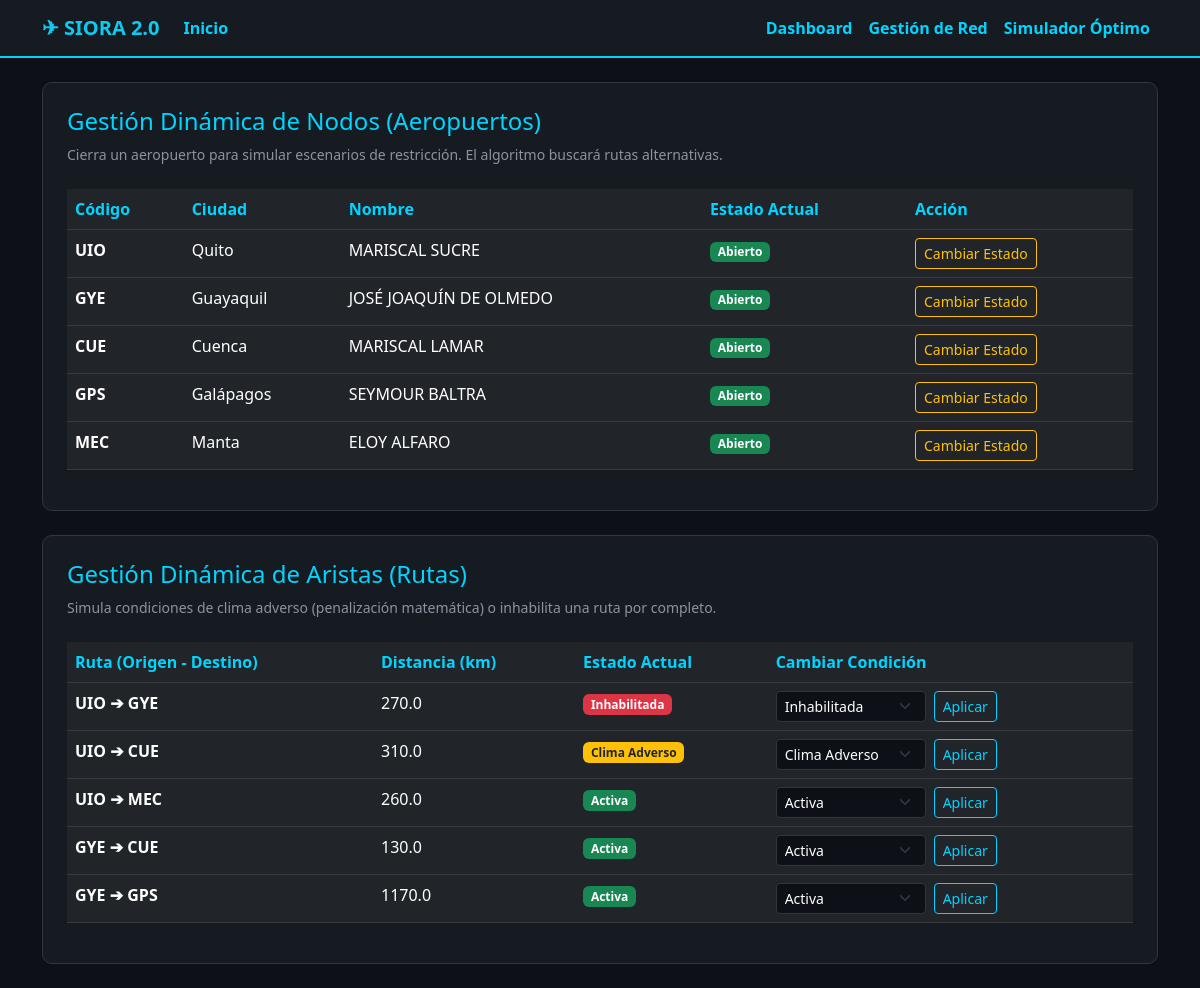
Screenshot of /aeropuertos with the database file from the repository.
### models.py (models this page shows)
class Aeropuerto(db.Model):
    id = db.Column(db.Integer, primary_key=True)
    codigo = db.Column(db.String(10), unique=True, nullable=False)
    nombre = db.Column(db.String(100), nullable=False)
    ciudad = db.Column(db.String(100), nullable=False)
    latitud = db.Column(db.Float, nullable=False)
    longitud = db.Column(db.Float, nullable=False)
    estado = db.Column(db.String(20), default="Abierto")

class Ruta(db.Model):
    id = db.Column(db.Integer, primary_key=True)
    origen_id = db.Column(db.Integer, db.ForeignKey('aeropuerto.id'), nullable=False)
    destino_id = db.Column(db.Integer, db.ForeignKey('aeropuerto.id'), nullable=False)
    distancia = db.Column(db.Float, nullable=False)
    tiempo = db.Column(db.Float, nullable=False)
    costo = db.Column(db.Float, nullable=False)
    consumo = db.Column(db.Float, nullable=False)
    estado = db.Column(db.String(30), default="Activa")
    origen = db.relationship("Aeropuerto", foreign_keys=[origen_id])
    destino = db.relationship("Aeropuerto", foreign_keys=[destino_id])

### app.py (the view, shortened to what this page needs)
@app.route("/aeropuertos", methods=["GET", "POST"])
def aeropuertos():
    lista_aero = Aeropuerto.query.all()
    lista_rutas = Ruta.query.all()
    rutas_unicas = [r for r in lista_rutas if r.origen_id < r.destino_id]
    return render_template("aeropuertos.html", aeropuertos=lista_aero, rutas=rutas_unicas)

### templates/aeropuertos.html
{% extends 'base.html' %}
{% block content %}
<div class="row mb-4">
    <div class="col-12">
        <div class="card p-4">
            <h4 style="color:#00d4ff;">Gestión Dinámica de Nodos (Aeropuertos)</h4>
            <p class="text-secondary small">Cierra un aeropuerto para simular escenarios de restricción. El algoritmo buscará rutas alternativas.</p>
            <table class="table table-dark table-hover mt-2">
                <thead>
                    <tr>
                        <th>Código</th>
                        <th>Ciudad</th>
                        <th>Nombre</th>
                        <th>Estado Actual</th>
                        <th>Acción</th>
                    </tr>
                </thead>
                <tbody>
                    {% for a in aeropuertos %}
                    <tr>
                        <td><strong>{{ a.codigo }}</strong></td>
                        <td>{{ a.ciudad }}</td>
                        <td>{{ a.nombre }}</td>
                        <td>
                            {% if a.estado == 'Abierto' %}
                                <span class="badge bg-success">Abierto</span>
                            {% else %}
                                <span class="badge bg-danger">Cerrado</span>
                            {% endif %}
                        </td>
                        <td>
                            <a href="/toggle_aeropuerto/{{ a.id }}" class="btn btn-sm btn-outline-warning">Cambiar Estado</a>
                        </td>
                    </tr>
                    {% endfor %}
                </tbody>
            </table>
        </div>
    </div>
</div>
<div class="row mb-4">
    <div class="col-12">
        <div class="card p-4">
            <h4 style="color:#00d4ff;">Gestión Dinámica de Aristas (Rutas)</h4>
            <p class="text-secondary small">Simula condiciones de clima adverso (penalización matemática) o inhabilita una ruta por completo.</p>
            <table class="table table-dark table-hover mt-2">
                <thead>
                    <tr>
                        <th>Ruta (Origen - Destino)</th>
                        <th>Distancia (km)</th>
                        <th>Estado Actual</th>
                        <th>Cambiar Condición</th>
                    </tr>
                </thead>
                <tbody>
                    {% for r in rutas %}
                    <tr>
                        <td><strong>{{ r.origen.codigo }} ➔ {{ r.destino.codigo }}</strong></td>
                        <td>{{ r.distancia }}</td>
                        <td>
                            {% if r.estado == 'Activa' %} <span class="badge bg-success">Activa</span>
                            {% elif r.estado == 'Clima Adverso' %} <span class="badge bg-warning text-dark">Clima Adverso</span>
                            {% else %} <span class="badge bg-danger">Inhabilitada</span>
                            {% endif %}
                        </td>
                        <td>
                            <form action="/estado_ruta/{{ r.id }}" method="POST" class="d-flex gap-2">
                                <select name="estado" class="form-select form-select-sm" style="width: 150px;">
                                    <option value="Activa" {% if r.estado == 'Activa' %}selected{% endif %}>Activa</option>
                                    <option value="Clima Adverso" {% if r.estado == 'Clima Adverso' %}selected{% endif %}>Clima Adverso</option>
                                    <option value="Inhabilitada" {% if r.estado == 'Inhabilitada' %}selected{% endif %}>Inhabilitada</option>
                                </select>
                                <button type="submit" class="btn btn-sm btn-neon">Aplicar</button>
                            </form>
                        </td>
                    </tr>
                    {% endfor %}
                </tbody>
            </table>
        </div>
    </div>
</div>
{% endblock %}

### templates/base.html (shortened to what this page needs)
<!DOCTYPE html>
<html lang="es">
<head>
    <link href="https://cdn.jsdelivr.net/npm/bootstrap@5.3.0/dist/css/bootstrap.min.css" rel="stylesheet">
    <link rel="stylesheet" href="https://unpkg.com/leaflet@1.9.4/dist/leaflet.css" />
</head>
<body>
    <nav class="navbar navbar-expand-lg navbar-custom mb-4">
        <div class="container">
            <a class="navbar-brand text-info fw-bold" href="/">✈ SIORA 2.0</a>
            <div class="collapse navbar-collapse" id="navbarNav">
                <ul class="navbar-nav me-auto">
                    <li class="nav-item"><a class="nav-link" href="/">Inicio</a></li>
                </ul>
                <ul class="navbar-nav ms-auto">
                    <li class="nav-item"><a class="nav-link" href="/dashboard">Dashboard</a></li>
                    <li class="nav-item"><a class="nav-link" href="/aeropuertos">Gestión de Red</a></li>
                    <li class="nav-item"><a class="nav-link" href="/rutas">Simulador Óptimo</a></li>
                </ul>
            </div>
        </div>
    </nav>
    <div class="container">
        {% block content %}{% endblock %}
    </div>
</body>
</html>

### templates/base.html (style rules this page uses)
body { background-color: #0d1117; color: #e6edf3; font-family: 'Segoe UI', Tahoma, Geneva, Verdana, sans-serif; }
.navbar-custom { background-color: #161b22; border-bottom: 2px solid #00d4ff; }
.nav-link { color: #00d4ff !important; font-weight: bold; }
.card { background-color: #161b22; border: 1px solid #30363d; border-radius: 10px; }
.form-control, .form-select { background-color: #0d1117; color: #ffffff !important; border: 1px solid #30363d; }
.btn-neon { background-color: transparent; color: #00d4ff; border: 1px solid #00d4ff; transition: all 0.3s; }
table { color: #e6edf3 !important; }
thead th { color: #00d4ff !important; }
.text-secondary { color: #8b949e !important; }

### rows the page displays
Aeropuerto: codigo "UIO", ciudad "Quito", nombre "MARISCAL SUCRE", estado "Abierto"
Aeropuerto: codigo "GYE", ciudad "Guayaquil", nombre "JOSÉ JOAQUÍN DE OLMEDO", estado "Abierto"
Aeropuerto: codigo "CUE", ciudad "Cuenca", nombre "MARISCAL LAMAR", estado "Abierto"
Aeropuerto: codigo "GPS", ciudad "Galápagos", nombre "SEYMOUR BALTRA", estado "Abierto"
Aeropuerto: codigo "MEC", ciudad "Manta", nombre "ELOY ALFARO", estado "Abierto"
Ruta: origen.codigo "UIO", destino.codigo "GYE", distancia "270.0", shows "Inhabilitada", estado "Inhabilitada"
Ruta: origen.codigo "UIO", destino.codigo "CUE", distancia "310.0", shows "Clima Adverso", estado "Clima Adverso"
Ruta: origen.codigo "UIO", destino.codigo "MEC", distancia "260.0", shows "Activa", estado "Activa"
Ruta: origen.codigo "GYE", destino.codigo "CUE", distancia "130.0", shows "Activa", estado "Activa"
Ruta: origen.codigo "GYE", destino.codigo "GPS", distancia "1170.0", shows "Activa", estado "Activa"
